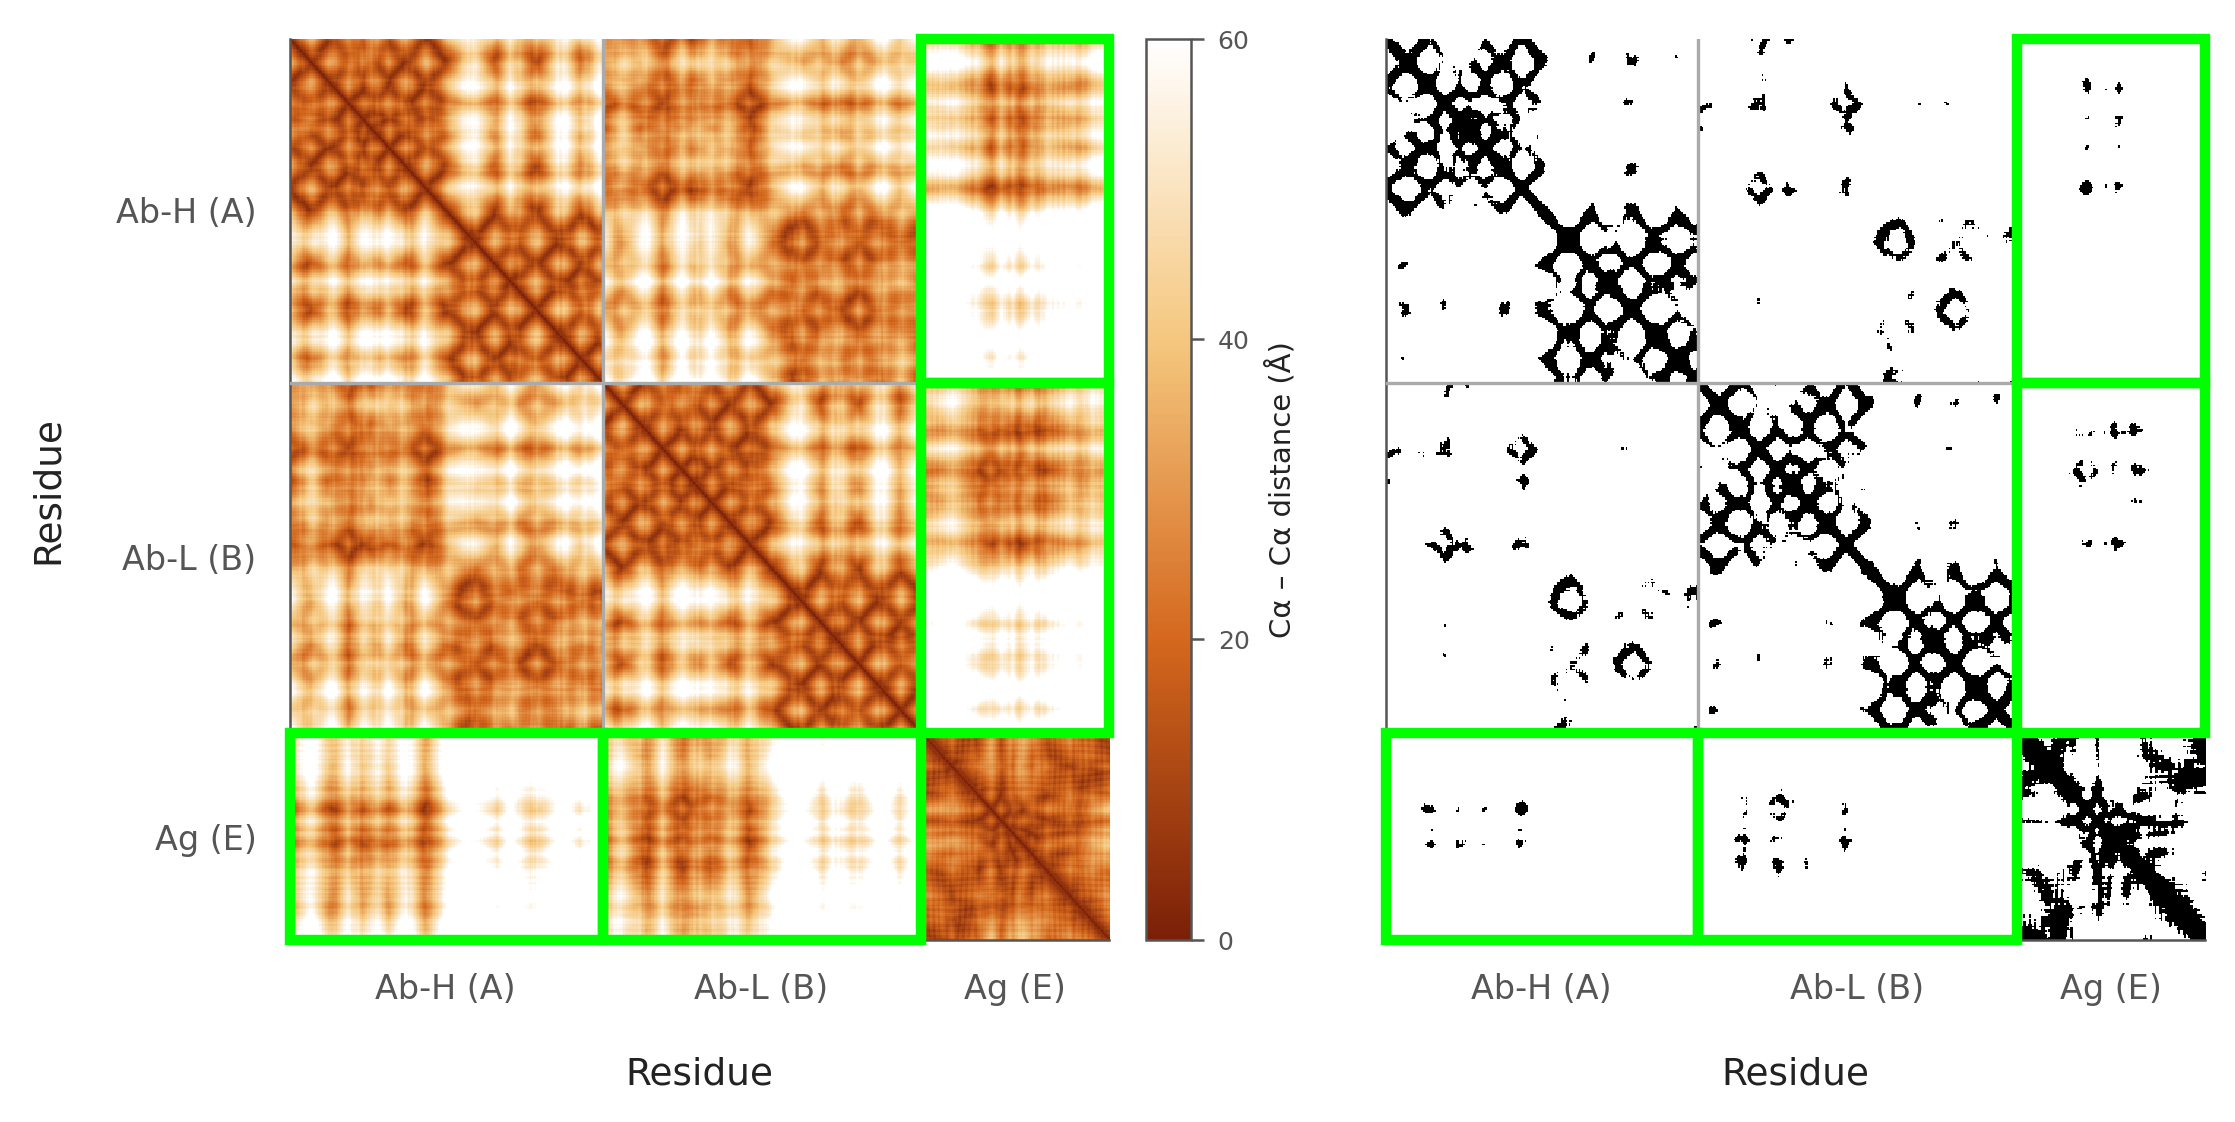

Source code (Python):
"""
항체–항원 복합체에서 residue 간 구조적 관계를 Cα–Cα 거리 행렬과 threshold 기반 contact map으로 계산하고 시각화.

목적:
    1) 각 chain (Ab-H, Ab-L, Ag) 내부의 구조적 패턴을 확인
    2) 항체와 항원 사이의 상호작용이 어떻게 나타나는지 관찰
    3) long-range interaction이 얼마나 sparse하고 국소적으로 나타나는지 파악

CORE:
    1) contact map은 학습된 representation이 아니라 단순 거리 threshold로부터 생성
    2) chain 간 interaction은 매우 제한적이고 국소적으로만 드러남
    3) 이는 단순한 구조 표현 방식이 long-range 혹은 고차 상호작용을 충분히 담지 못한다는 한계 검증 

DEPENDENCY: 코드를 돌리기 위해선 ProteinMPNN(https://github.com/dauparas/ProteinMPNN.git)의 Model weight이 필요합니다.
"""

import os, sys, warnings
warnings.filterwarnings("ignore")

import numpy as np
import torch
import matplotlib
matplotlib.use("Agg")
import matplotlib.pyplot as plt
import matplotlib.patches as patches
from matplotlib.colors import LinearSegmentedColormap

# ── paths ──────────────────────────────────────────────────────────────────
BASE  = os.path.dirname(os.path.dirname(os.path.abspath(__file__)))
sys.path.insert(0, os.path.join(BASE, "ProteinMPNN"))
sys.path.insert(0, BASE)

from protein_mpnn_utils import ProteinMPNN
from fmri_lens_proteinmpnn import (
    parse_pdb_backbone, featurize, load_model, encode_with_intermediates
)

PDB_PATH     = os.path.join(BASE, "inputs", "1mlc.pdb")
WEIGHTS_PATH = os.path.join(BASE, "ProteinMPNN", "vanilla_model_weights", "v_48_020.pt")
OUT_PATH     = os.path.join(os.path.dirname(os.path.abspath(__file__)),
                             "antibody_antigen_contact_analysis.png")

TARGET_CHAINS  = ["A", "B", "E"]
CHAIN_INT_IDS  = [0, 1, 2]   # parse_pdb_backbone encodes chains as integers
CHAIN_LABELS   = ["Ab-H (A)", "Ab-L (B)", "Ag (E)"]

# ── global style ────────────────────────────────────────────────────────────
plt.rcParams.update({
    "font.family":       "sans-serif",
    "font.size":         8,
    "axes.linewidth":    0.6,
    "xtick.major.width": 0.6,
    "ytick.major.width": 0.6,
    "xtick.major.size":  3,
    "ytick.major.size":  3,
    "xtick.color":       "#555555",
    "ytick.color":       "#555555",
    "axes.edgecolor":    "#555555",
    "axes.labelcolor":   "#222222",
    "figure.facecolor":  "white",
    "axes.facecolor":    "white",
})

# ── colourmap: dark-amber (close) → white (far) ─────────────────────────────
_dist_cmap = LinearSegmentedColormap.from_list(
    "dist", ["#7B2008", "#D4681E", "#F5C77E", "#FFFFFF"], N=256
)

# ── helper: chain boundary positions & labels ────────────────────────────────
def chain_layout(chain_ids):
    """Return (boundaries, midpoints, labels) for axis decoration.
    chain_ids are integers 0,1,2 corresponding to TARGET_CHAINS A,B,E."""
    ci = np.array(chain_ids)
    chains = []
    for int_id, label in zip(CHAIN_INT_IDS, CHAIN_LABELS):
        idx = np.where(ci == int_id)[0]
        if len(idx):
            chains.append((int_id, label, int(idx[0]), int(idx[-1])))
    boundaries = [c[3] + 0.5 for c in chains[:-1]]
    midpoints  = [int((c[2] + c[3]) / 2) for c in chains]
    labels     = [c[1] for c in chains]
    return boundaries, midpoints, labels

# ── interface rectangle helper ────────────────────────────────────────────────
def add_interface_rect(ax, chain_ids, row_int_id, col_int_id,
                        color="#00FF00", lw=2.5):
    """Draw a rectangle around the (row × col) chain block.
    row_int_id / col_int_id are integer chain IDs (0,1,2)."""
    ci = np.array(chain_ids)
    r_idx = np.where(ci == row_int_id)[0]
    c_idx = np.where(ci == col_int_id)[0]
    if not len(r_idx) or not len(c_idx):
        return
    r0, r1 = r_idx[0] - 0.5, r_idx[-1] + 0.5
    c0, c1 = c_idx[0] - 0.5, c_idx[-1] + 0.5
    rect = patches.Rectangle(
        (c0, r0), c1 - c0, r1 - r0,
        linewidth=lw, edgecolor=color, facecolor="none", zorder=10,
        clip_on=False
    )
    ax.add_patch(rect)

# ── axis decoration (no data labels inside) ──────────────────────────────────
def decorate_axes(ax, chain_ids, xlabel, ylabel):
    bounds, mids, labels = chain_layout(chain_ids)
    L = len(chain_ids)

    # chain boundary lines — thin, light gray
    for b in bounds:
        ax.axhline(b, color="#AAAAAA", lw=0.8, zorder=4)
        ax.axvline(b, color="#AAAAAA", lw=0.8, zorder=4)

    ax.set_xticks(mids)
    ax.set_xticklabels(labels, fontsize=8, rotation=0)
    ax.set_yticks(mids)
    ax.set_yticklabels(labels, fontsize=8)
    ax.set_xlim(-0.5, L - 0.5)
    ax.set_ylim(L - 0.5, -0.5)
    
    if xlabel:
        ax.set_xlabel(xlabel, fontsize=9, labelpad=12) 
    if ylabel:
        ax.set_ylabel(ylabel, fontsize=9, labelpad=12)
    ax.tick_params(length=0, pad=8)


# ════════════════════════════════════════════════════════════════════════════
def main():
    # ── load & encode ────────────────────────────────────────────────────────
    print("Loading 1MLC …")
    xyz, seq, chain_ids, res_idx = parse_pdb_backbone(PDB_PATH, TARGET_CHAINS)
    feats = featurize(xyz, chain_ids, res_idx)

    model = load_model(WEIGHTS_PATH)
    k = model.features.top_k          # 48
    print(f"k = {k},  L = {len(chain_ids)}")

    with torch.no_grad():
        h_E, h_V_list, E_idx, D_full = encode_with_intermediates(model, feats)

    L = D_full.shape[0]
    ci = np.array(chain_ids)

    # ── build binary k-NN matrix ──────────────────────────────────────────────
    E_np = E_idx.cpu().numpy()[0]          # [L, k]
    knn_mat = np.zeros((L, L), dtype=np.float32)
    for i in range(L):
        for nb in E_np[i]:
            if 0 <= nb < L:
                knn_mat[i, nb] = 1.0
                knn_mat[nb, i] = 1.0

    # ── distance matrix capped at 60 Å for display ───────────────────────────
    D_disp = np.clip(D_full, 0, 60).astype(np.float32)

    
    # ── figure layout ─────────────────────────────────────────────────────────
    fig = plt.figure(figsize=(7.6, 3.8), dpi=300)

    from matplotlib.gridspec import GridSpec
  
    gs = GridSpec(
        1, 4,
        figure=fig,
        width_ratios=[1, 0.055, 0.15, 1], 
        wspace=0.08,                      
        left=0.11, right=0.95,
        top=0.93,  bottom=0.14,
    )
    
    ax_a  = fig.add_subplot(gs[0, 0])
    cax_a = fig.add_subplot(gs[0, 1]) 
    ax_b  = fig.add_subplot(gs[0, 3]) 

    # ── panel (a): distance matrix ────────────────────────────────────────────
    im_a = ax_a.imshow(
        D_disp,
        cmap=_dist_cmap,
        vmin=0, vmax=60,
        aspect="auto", interpolation="nearest", origin="upper"
    )
    decorate_axes(ax_a,
                  chain_ids,
                  xlabel="Residue",
                  ylabel="Residue")

    # interface rectangles: Ab(0,1) ↔ Ag(2) blocks, integer chain IDs
    for r, c in [(0,2), (2,0), (1,2), (2,1)]:
        add_interface_rect(ax_a, chain_ids, r, c)

    cb_a = fig.colorbar(im_a, cax=cax_a)
    cb_a.set_label("Cα – Cα distance (Å)", fontsize=7, labelpad=4)
    cb_a.set_ticks([0, 20, 40, 60])
    cb_a.ax.tick_params(labelsize=6)

    # ── panel (b): k-NN adjacency matrix ─────────────────────────────────────
    im_b = ax_b.imshow(
        knn_mat,
        cmap="binary",          # white = absent, black = edge present
        vmin=0, vmax=1,
        aspect="auto", interpolation="nearest", origin="upper"
    )
    decorate_axes(ax_b,
                  chain_ids,
                  xlabel="Residue",
                  ylabel=None)
    ax_b.set_yticklabels([])   # shared y-axis with (a), suppress duplicate labels

    for r, c in [(0,2), (2,0), (1,2), (2,1)]:
        add_interface_rect(ax_b, chain_ids, r, c)

    # ── save ─────────────────────────────────────────────────────────────────
    plt.savefig(OUT_PATH, dpi=300, bbox_inches="tight", facecolor="white")
    print(f"Saved → {OUT_PATH}")


if __name__ == "__main__":
    main()
